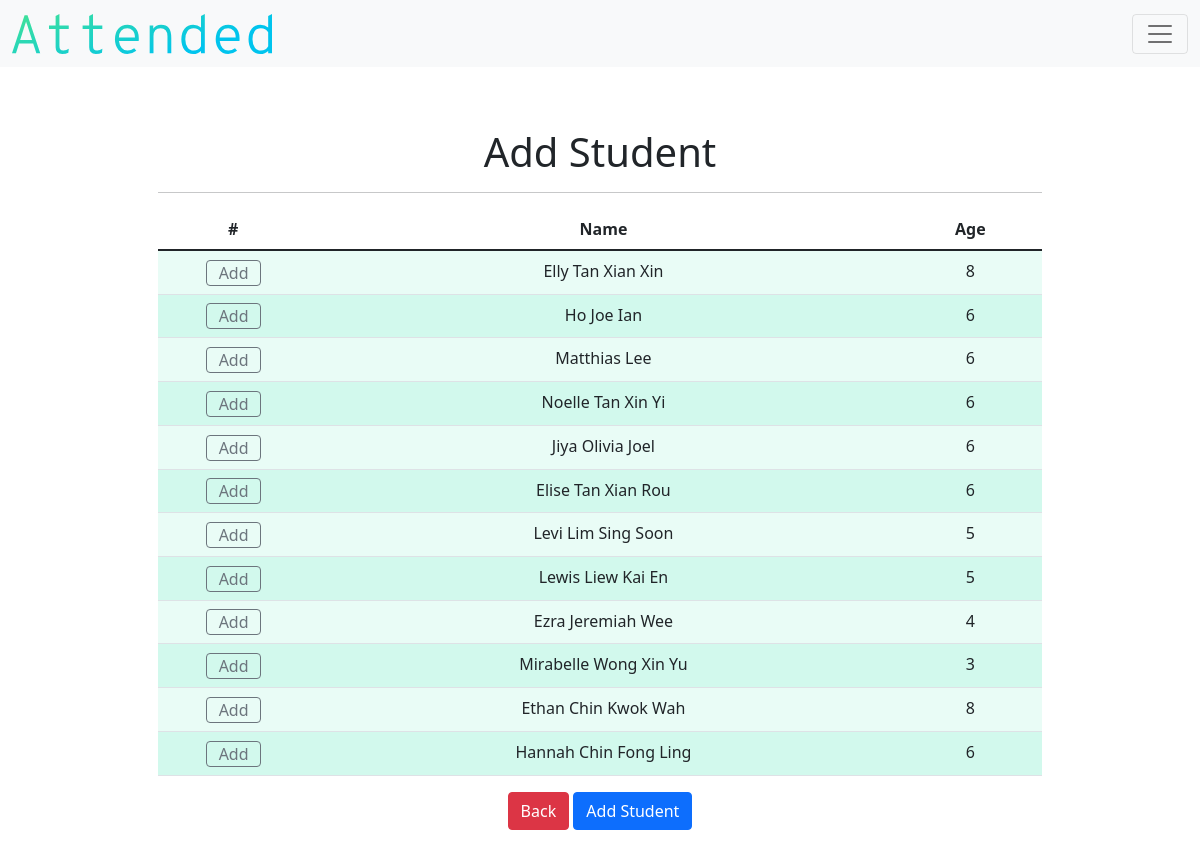
The page /add_student_class/1 (signed in) on the database its author committed.
### models.py (models this page shows)
class Student(db.Model):
    __tablename__ = "student"
    id = db.Column(db.Integer, primary_key=True)
    teacher_id = db.Column(db.Integer, db.ForeignKey("teacher.id"))
    class_id = db.Column(db.Integer, nullable=True, default=0)
    name = db.Column(db.String(), nullable=False)
    birth = db.Column(db.String(),nullable=False)
    age = db.Column(db.Integer(), nullable=False)
    gender = db.Column(db.String(), nullable=False)
    parent = db.Column(db.String(), nullable=True)
    parent2 = db.Column(db.String(), nullable=True)
    number = db.Column(db.Integer, nullable=True)
    number2 = db.Column(db.Integer, nullable=True)
    email = db.Column(db.String(), nullable=True)
    email2 = db.Column(db.String(), nullable=True)
    address = db.Column(db.String(), nullable=False)
    city = db.Column(db.String(), nullable=False)
    state = db.Column(db.String(), nullable=False)
    postcode = db.Column(db.Integer, nullable=False)
    attend_count = db.Column(db.Integer, nullable=True, default=0)
    student_attends = db.relationship("Attendance", backref="student_attend")

### application.py (the view)
@app.route("/add_student_class/<string:id>")
def add_student_class(id):
    teacher = current_user.get_id()
    teacher_object = db.session.query(Teacher).filter_by(id=teacher).first()
    if not current_user.is_authenticated:
        return redirect("/login")
    else:
            TABLE_HEADERS=["#","Name", "Age"]
            teacher = current_user.get_id()
            null_students = Student.query.filter_by(teacher_id=teacher, class_id = 0)
            return render_template("add-student-class.html", students=null_students, headers=TABLE_HEADERS,ident=id, teacher=teacher_object)

### application.py (called while the page is built)
@login.user_loader
def load_user(id):
    return Teacher.query.get(id)

### templates/add-student-class.html (shortened to what this page needs)
{% extends "layout.html" %}
{% block main %}
    <h1>Add Student</h1>
    <hr>
    <form action="/added_student_class/{{ident}}" method="post">
        <div class="table-responsive">
          <table class="table table-hover">
                <thead>
                        <tr>
                                {% for header in headers %}
                                    {% if header == "#" %}
                                      <th id="header" style="width:17%">{{header}}</th>
                                    {% else %}
                                      <th id="header"> {{ header }} </th>
                                    {% endif %}
                                {% endfor %}
                        </tr>
                </thead>
                <tbody>
                    {% for student in students %}
                        <tr>
                             <td>
                                 <label class="btn btn-outline-secondary" for="{{student.id}}">Add</label><br>
                             </td>
                             <td>{{student.name}}</td>
                             <td>{{student.age}}</td>
                        </tr>
                        {% endfor %}
                </tbody>
          </table>
        </div>
        <div class="col-12" id="detail-col12">
                <a class="btn btn-danger" href="/detail_class/{{ident}}" >Back</a>
                <button class="btn btn-primary" type="submit">Add Student</button>
        </div>
    </form>
{% endblock %}

### static/css/style.css (style rules this page uses)
.btn-outline-secondary { width:55px; height:26px; line-height:0.75; }
table { counter-reset: tableCount; }
tr:nth-child(even) { background-color:#d2f9ed; }
tr:nth-child(odd) { background-color:#e9fcf6; }
#header { background-color:white; }
#detail-col12 { flex: 0 0 auto; width: 100%; }

### rows shown on the page
Student: name "Elly Tan Xian Xin", age "8"
Student: name "Ho Joe Ian", age "6"
Student: name "Matthias Lee", age "6"
Student: name "Noelle Tan Xin Yi", age "6"
Student: name "Jiya Olivia Joel", age "6"
Student: name "Elise Tan Xian Rou", age "6"
Student: name "Levi Lim Sing Soon", age "5"
Student: name "Lewis Liew Kai En", age "5"
Student: name "Ezra Jeremiah Wee", age "4"
Student: name "Mirabelle Wong Xin Yu", age "3"
Student: name "Ethan Chin Kwok Wah", age "8"
Student: name "Hannah Chin Fong Ling", age "6"

### other values the page prints
{{ header }} "#"
{{ header }} "Name" "Age"
